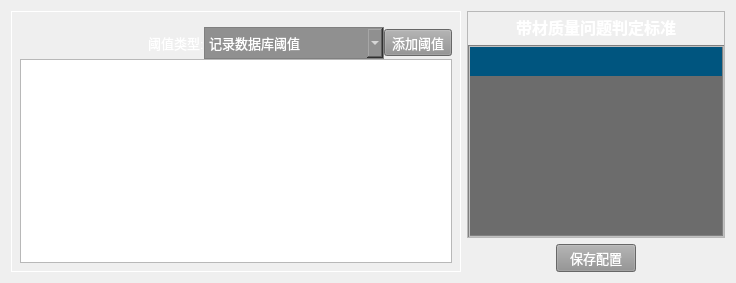
        <widget class="QWidget" name="tab_3">
         <property name="styleSheet">
          <string notr="true"/>
         </property>
         <attribute name="title">
          <string>配置</string>
         </attribute>
         <layout class="QGridLayout" name="gridLayout_10">
          <item row="0" column="1">
           <widget class="QFrame" name="frame_3">
            <property name="styleSheet">
             <string notr="true">color: rgb(255, 255, 255);
</string>
            </property>
            <property name="frameShape">
             <enum>QFrame::StyledPanel</enum>
            </property>
            <property name="frameShadow">
             <enum>QFrame::Raised</enum>
            </property>
            <layout class="QGridLayout" name="gridLayout_9">
             <property name="leftMargin">
              <number>0</number>
             </property>
             <property name="topMargin">
              <number>0</number>
             </property>
             <property name="rightMargin">
              <number>0</number>
             </property>
             <property name="bottomMargin">
              <number>0</number>
             </property>
             <property name="horizontalSpacing">
              <number>0</number>
             </property>
             <property name="verticalSpacing">
              <number>3</number>
             </property>
             <item row="1" column="0">
              <widget class="qualityStandardView" name="tableView_qualityStandard">
               <property name="styleSheet">
                <string notr="true">QTableView#tableView_qualityStandard{
    color: white;                                       /*表格内文字颜色*/
    gridline-color: black;                              /*表格内框颜色*/
    background-color: rgb(108, 108, 108);
 /*表格内背景色*/
    alternate-background-color:rgb(64, 64, 64);
    selection-color: white;                             /*选中区域的文字颜色*/
    selection-background-color: transparent;       /*选中区域的背景色*/
    border: 2px groove gray;
    border-radius: 0px;
    padding: 0px 0px;
   
}
QHeaderView{
    color: white;
    font: bold 10pt;
    background-color: rgb(0, 85, 127);/*设置表头空白区域背景色*/
    border: 0px solid rgb(144, 144, 144);
    border:0px solid rgb(191,191,191);
    border-left-color: rgba(255, 255, 255, 0);
    border-top-color: rgba(255, 255, 255, 0);
    border-radius:0px;
    min-height:29px;
}
QHeaderView#hHeader::section {
    background-color:darkcyan;
    color: red;
    padding-left: 4px;
    border: 1px solid #6c6c6c;
    height:40;
    width:300;
    selection-background-color: rgb(0, 85, 127);
}
QHeaderView#vHeader::section {
    background-color: #000000;
    color: white;
    padding-left: 4px;
    border: 1px solid #6c6c6c;
    width:30;
}</string>
               </property>
              </widget>
             </item>
             <item row="0" column="0">
              <layout class="QHBoxLayout" name="horizontalLayout_4">
               <property name="topMargin">
                <number>0</number>
               </property>
               <item>
                <spacer name="horizontalSpacer_4">
                 <property name="orientation">
                  <enum>Qt::Horizontal</enum>
                 </property>
                 <property name="sizeHint" stdset="0">
                  <size>
                   <width>40</width>
                   <height>20</height>
                  </size>
                 </property>
                </spacer>
               </item>
               <item>
                <widget class="QLabel" name="label_title">
                 <property name="minimumSize">
                  <size>
                   <width>0</width>
                   <height>30</height>
                  </size>
                 </property>
                 <property name="font">
                  <font>
                   <pointsize>12</pointsize>
                   <weight>75</weight>
                   <bold>true</bold>
                  </font>
                 </property>
                 <property name="styleSheet">
                  <string notr="true">color: rgb(255, 255, 255);</string>
                 </property>
                 <property name="text">
                  <string>带材质量问题判定标准</string>
                 </property>
                </widget>
               </item>
               <item>
                <spacer name="horizontalSpacer_3">
                 <property name="orientation">
                  <enum>Qt::Horizontal</enum>
                 </property>
                 <property name="sizeHint" stdset="0">
                  <size>
                   <width>40</width>
                   <height>20</height>
                  </size>
                 </property>
                </spacer>
               </item>
              </layout>
             </item>
            </layout>
           </widget>
          </item>
          <item row="0" column="0" rowspan="2">
           <widget class="QGroupBox" name="groupBox_3">
            <property name="minimumSize">
             <size>
              <width>450</width>
              <height>0</height>
             </size>
            </property>
            <property name="maximumSize">
             <size>
              <width>300</width>
              <height>16777215</height>
             </size>
            </property>
            <property name="font">
             <font>
              <pointsize>12</pointsize>
             </font>
            </property>
            <property name="styleSheet">
             <string notr="true">QGroupBox#groupBox_3{
 color: rgb(255, 255, 255);
 border:1px solid rgb(255, 255, 255);
}
QGroupBox#groupBox_3::title {
  margin-top:-16px;
  padding: -16 6px 0 6px;
  left:10px;
}</string>
            </property>
            <property name="title">
             <string/>
            </property>
            <layout class="QGridLayout" name="gridLayout_7">
             <property name="leftMargin">
              <number>6</number>
             </property>
             <property name="topMargin">
              <number>10</number>
             </property>
             <property name="rightMargin">
              <number>6</number>
             </property>
             <property name="bottomMargin">
              <number>6</number>
             </property>
             <property name="spacing">
              <number>0</number>
             </property>
             <item row="0" column="0">
              <layout class="QVBoxLayout" name="verticalLayout_2">
               <item>
                <layout class="QHBoxLayout" name="horizontalLayout_7">
                 <item>
                  <spacer name="horizontalSpacer_8">
                   <property name="orientation">
                    <enum>Qt::Horizontal</enum>
                   </property>
                   <property name="sizeHint" stdset="0">
                    <size>
                     <width>40</width>
                     <height>20</height>
                    </size>
                   </property>
                  </spacer>
                 </item>
                 <item>
                  <widget class="QLabel" name="label_3">
                   <property name="font">
                    <font>
                     <pointsize>10</pointsize>
                    </font>
                   </property>
                   <property name="styleSheet">
                    <string notr="true">color: rgb(255, 255, 255);</string>
                   </property>
                   <property name="text">
                    <string>阈值类型:</string>
                   </property>
                  </widget>
                 </item>
                 <item>
                  <widget class="QComboBox" name="comboBox_value">
                   <property name="minimumSize">
                    <size>
                     <width>180</width>
                     <height>0</height>
                    </size>
                   </property>
                   <property name="sizeIncrement">
                    <size>
                     <width>120</width>
                     <height>0</height>
                    </size>
                   </property>
                   <property name="font">
                    <font>
                     <pointsize>10</pointsize>
                    </font>
                   </property>
                   <property name="styleSheet">
                    <string notr="true">QComboBox{
border:1px solid gray;
color: rgb(255, 255, 255);
background-color: rgb(144, 144, 144);
height: 30px;
}
/* 下拉后，整个下拉窗体样式 */
QComboBox QAbstractItemView {
    /*outline: 1px solid gray;    选定项的虚框 */
    border: 0px solid gray;   /* 整个下拉窗体的边框 */
    color: white;
    background-color: #545454;   /* 整个下拉窗体的背景色 */
    selection-background-color: #55aaff;   /* 整个下拉窗体被选中项的背景色 */
}

/* 下拉后，整个下拉窗体每项的样式 */
QComboBox QAbstractItemView::item {
    height: 50px;   /* 项的高度 */
}

/* 下拉后，整个下拉窗体越过每项的样式 */
QComboBox QAbstractItemView::item:hover {
    color: #FFFFFF;
    background-color: #55aaff;   /* 整个下拉窗体越过每项的背景色 */
}

/* 下拉后，整个下拉窗体被选择的每项的样式 */
QComboBox QAbstractItemView::item:selected {
    color: #FFFFFF;
    background-color: #55aaff;
}</string>
                   </property>
                   <item>
                    <property name="text">
                     <string>记录数据库阈值</string>
                    </property>
                   </item>
                   <item>
                    <property name="text">
                     <string>报警阈值</string>
                    </property>
                   </item>
                   <item>
                    <property name="text">
                     <string>导出阈值</string>
                    </property>
                   </item>
                  </widget>
                 </item>
                 <item>
                  <widget class="QToolButton" name="toolButton_add">
                   <property name="font">
                    <font>
                     <pointsize>10</pointsize>
                    </font>
                   </property>
                   <property name="styleSheet">
                    <string notr="true">QToolButton#toolButton_add{	
color: rgb(255, 255, 255);
background-color: rgb(144, 144, 144);
}
QToolButton#toolButton_add:disabled{
        background-color: rgb(144, 144, 144);
		color: #bbbbbb;
		outline: none;
		border-style:inset;
    }</string>
                   </property>
                   <property name="text">
                    <string>添加阈值</string>
                   </property>
                  </widget>
                 </item>
                </layout>
               </item>
               <item>
                <widget class="QListWidget" name="listWidget_settingFile">
                 <property name="styleSheet">
                  <string notr="true">color: rgb(255, 255, 255);</string>
                 </property>
                </widget>
               </item>
              </layout>
             </item>
            </layout>
           </widget>
          </item>
          <item row="1" column="1">
           <layout class="QHBoxLayout" name="horizontalLayout_6">
            <property name="topMargin">
             <number>0</number>
            </property>
            <item>
             <spacer name="horizontalSpacer_6">
              <property name="orientation">
               <enum>Qt::Horizontal</enum>
              </property>
              <property name="sizeHint" stdset="0">
               <size>
                <width>40</width>
                <height>20</height>
               </size>
              </property>
             </spacer>
            </item>
            <item>
             <widget class="QPushButton" name="pushButton_save_setting">
              <property name="font">
               <font>
                <pointsize>10</pointsize>
               </font>
              </property>
              <property name="styleSheet">
               <string notr="true">QPushButton#pushButton_save_setting{	
color: rgb(255, 255, 255);
background-color: rgb(144, 144, 144);
}
QPushButton#pushButton_save_setting:disabled{
        background-color: rgb(144, 144, 144);
		color: #bbbbbb;
		outline: none;
		border-style:inset;
    }</string>
              </property>
              <property name="text">
               <string>保存配置</string>
              </property>
             </widget>
            </item>
            <item>
             <spacer name="horizontalSpacer_7">
              <property name="orientation">
               <enum>Qt::Horizontal</enum>
              </property>
              <property name="sizeHint" stdset="0">
               <size>
                <width>40</width>
                <height>20</height>
               </size>
              </property>
             </spacer>
            </item>
           </layout>
          </item>
         </layout>
        </widget>
